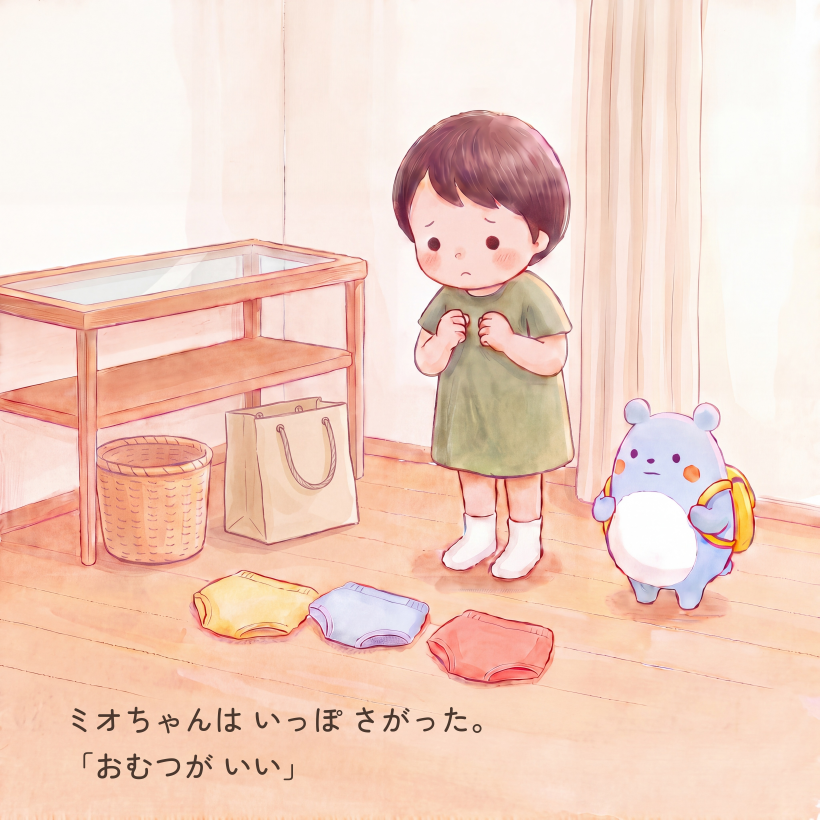
#> input picture docs/絵本KDP_2冊目_完成ページ/04_場面03_おむつがいい.jpg, 4096 x 4096 px, found by its file name (shown at 1/5 size)
$ python 'fix_06_かごと脚.py'
#> lines starting #> are read from the running program, lines starting #| are printed output that depends on the picture
#!/usr/bin/env python3
# -*- coding: utf-8 -*-
"""場面03の「棚の脚がかごの手前に描かれている」を画素で直す。

なぜ生成で直さないか（1冊目の原則）:
  かごの位置は生成でようやく合った。前後関係だけのために描き直すと、
  合った位置がまた転ぶ。前後関係は「脚を消して編み目で埋める」だけなので、
  画素で処理するほうが確実で速い。

やり方:
  かごは左右対称に近い。脚はかごの左寄り（左端から約27%）にあるので、
  その鏡像の位置（右寄り）は編み目だけのきれいな面である。
  鏡の位置から縦の帯をそのまま写して、脚を隠す。
  対称位置どうしなので、縁の高さも底の高さも自動的にそろう。

  python3 fix_06_かごと脚.py
"""
import pathlib
import numpy as np
from PIL import Image

ROOT = pathlib.Path(__file__).resolve().parents[2]
IMG  = ROOT/"docs"/"絵本KDP_2冊目_画像"/"04_場面03_おむつがいい.jpg"

# 画素を測って決めた値（原寸4096の座標）
BAND   = (380, 500)   # 脚とその輪郭を含む帯
AXIS   = 570          # かごの左右対称の軸
Y_FROM = 1980         # ここから下を探す
Y_TO   = 2900         # かごの底より少し下まで
FEATHER = 10          # 帯の左右をこの幅でなじませる
RIM_BITE = 16         # 縁より少し上からかごを被せる。
                      # 少ないと、脚の下端に細かいギザつきが残る

def basket_top(g, x):
    """その列で、かごの縁（濃い輪郭）が始まる y を返す。"""
    col = g[Y_FROM:Y_TO, x]
    for i in range(1, len(col)):
        if col[i-1] - col[i] > 25:        # 明るい床から濃い輪郭へ落ちる所
            return Y_FROM + i
    return Y_FROM

def main():
    im = Image.open(IMG).convert("RGB")
#> im is the input picture: PIL image 4096x4096 RGB; mean R, G, B 242, 210.6, 196.1
    a  = np.asarray(im).astype(np.float32)
    g  = a.mean(axis=2)
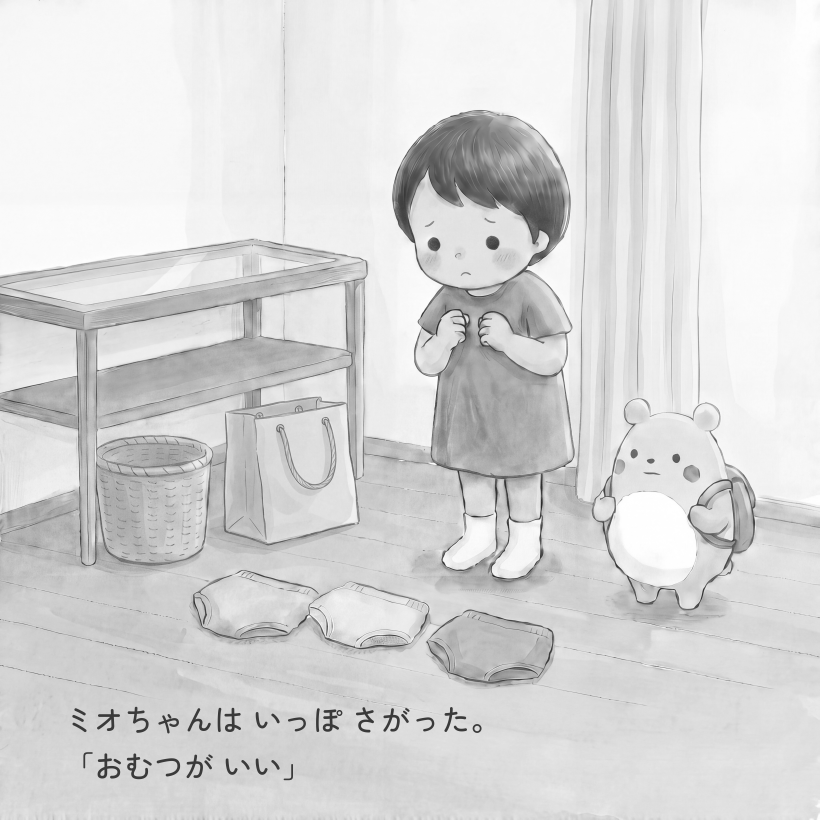
#> g: shape (4096, 4096) float32 (shown at 1/5 size); min 27.67, max 255, mean 216.2
    out = a.copy()

    for x in range(BAND[0], BAND[1] + 1):
        xs = AXIS * 2 - x                 # 鏡の位置
        top = basket_top(g, xs)
        # 帯の端はなじませる。真ん中は完全に置き換える
        d = min(x - BAND[0], BAND[1] - x)
        w = 1.0 if d >= FEATHER else d / FEATHER
        out[top:Y_TO, x] = (1 - w) * out[top:Y_TO, x] + w * a[top:Y_TO, xs]
#> this loop made 121 passes
#> top on passes 1 to 12: 2015, 2015, 2015, 2016, 2016, 2016, 2016, 2017, 2017, 2017, 2017, 2017

    Image.fromarray(np.clip(out, 0, 255).astype(np.uint8)).save(
        IMG, quality=95, dpi=(300, 300))
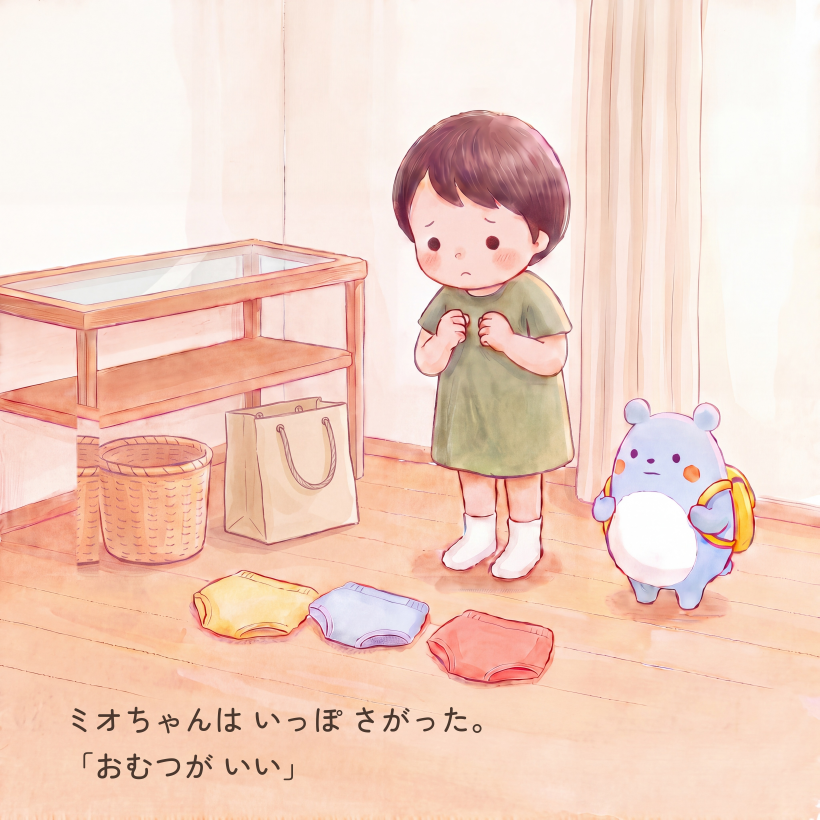
#> saved as 04_場面03_おむつがいい.jpg: PIL image 4096x4096 RGB (shown at 1/5 size); mean R, G, B 242, 210.6, 196.1
    print(f"脚を隠した: x{BAND[0]}〜{BAND[1]} を x{AXIS*2-BAND[1]}〜{AXIS*2-BAND[0]} の鏡像で置換")


# ------------------------------------------------------------------
# 第2工程: 消しすぎた脚を描き戻す
#
# 【やらかし】basket_top() は y=1980 から下へ探して最初の濃い線を
# 「かごの縁」とみなしていたが、そこには先に【下段の棚板の前縁】がある。
# 棚板を縁と誤って、棚板〜かごの縁のあいだの脚まで消してしまった。
# 教訓: 「最初に見つかった線」を目的の物と決めつけない。
#       間に何が挟まっているかを先に数えること。
#
# 脚は塗りつぶしの縦帯なので、上の健全な部分を下へ写せば戻せる。
# ------------------------------------------------------------------
LEG    = (380, 492)    # 脚の輪郭を含む左右。
                       # 【やらかし3】最初 (396,484) にしたら輪郭を欠いて
                       # 脚が細く薄く見えた。実測で左輪郭383-394・
                       # 右輪郭480-487。輪郭は必ず帯の内側に入れる
SRC_Y  = (1900, 2000)  # 健全に残っている脚の縦区間
GAP_TOP = 2020         # ここから下が消えている

def rim_top(g, x):
    """かごの縁（本物）を、棚板より下から探す。"""
    for y in range(2120, 2320):
        if g[y-1, x] - g[y, x] > 22:
            return y
    return 2200

def restore_leg():
    """消しすぎた脚を、上の脚を【上下に折り返して】写して描き戻す。

    ここに至るまでに3通り試して、最初の2つは失敗した。記録しておく。

      × 上の帯を下へ繰り返しコピー
          → 繰り返しの継ぎ目が横縞になって出た
      × 1行の断面を全行に引き伸ばす
          → 継ぎ目は消えたが、水彩の質感が失われて
            のっぺりした板になった。印刷に耐えない
      ○ 上の脚を y=GAP_TOP で折り返して写す
          → 折り返し点で画素が連続するので継ぎ目が原理的に出ない。
            水彩の滲みもそのまま持ってこられる

    下端は、列ごとに縁を探すとギザギザの櫛になるので、
    探した値を二次曲線で均してから使う。
    """
    im = Image.open(IMG).convert("RGB")
    a  = np.asarray(im).astype(np.float32)
    g  = a.mean(axis=2)
    out = a.copy()
    x0, x1 = LEG

    xs = np.arange(x0, x1 + 1)
    raw = np.array([rim_top(g, x) for x in xs], dtype=float)
#> raw = 113 values, max 2248 at index 112, min 2141 at index 0, mean 2180.1
    rim = np.polyval(np.polyfit(xs, raw, 2), xs)      # 櫛を均す
#> rim = 113 values, max 2191 at index 112, min 2176.3 at index 33, mean 2180.1

    for k, x in enumerate(xs):
        end = int(rim[k])
        d = min(x - x0, x1 - x)
        w = 1.0 if d >= 4 else d / 4
        for y in range(GAP_TOP, end):
            src = 2 * GAP_TOP - y                      # 折り返し
            if src < 1700:
                break
            out[y, x] = (1 - w) * out[y, x] + w * a[src, x]
#> this loop made 113 passes
#> end on passes 1 to 12: 2178, 2178, 2178, 2178, 2178, 2178, 2178, 2177, 2177, 2177, 2177, 2177

    Image.fromarray(np.clip(out, 0, 255).astype(np.uint8)).save(
        IMG, quality=95, dpi=(300, 300))
    print(f"脚を描き戻した（折り返し方式）: x{x0}〜{x1}, "
          f"y{GAP_TOP}〜{int(rim.min())}-{int(rim.max())}")
#| 脚を描き戻した（折り返し方式）: x380〜492, y2020〜2176-2190


def cleanup():
    """縁から下に残った塗りの残骸を、かごの編み目で消す（仕上げ）。

    折り返しで脚を描き戻したあと、その下に前の試行の細い筋が残っていた。
    縁から下はかごなので、工程1と同じ鏡像でもう一度きれいにする。
    ついでに折り返し点の細い横線をぼかす。
    """
    im = Image.open(IMG).convert("RGB")
    a  = np.asarray(im).astype(np.float32)
    g  = a.mean(axis=2)
    out = a.copy()
    x0, x1 = LEG
    xs = np.arange(x0, x1 + 1)
    raw = np.array([rim_top(g, x) for x in xs], dtype=float)
#> raw = 113 values, max 2248 at index 112, min 2141 at index 0, mean 2180.9
    rim = np.polyval(np.polyfit(xs, raw, 2), xs)
#> rim = 113 values from 2173.4 to 2191.7

    for k, x in enumerate(xs):
        top = int(rim[k]) - RIM_BITE           # 縁の線から下はかご
        xsrc = AXIS * 2 - x
        d = min(x - x0, x1 - x)
        w = 1.0 if d >= FEATHER else d / FEATHER
        out[top:Y_TO, x] = (1 - w) * out[top:Y_TO, x] + w * a[top:Y_TO, xsrc]
#> this loop made 113 passes
#> top on passes 1 to 12: 2157, 2157, 2157, 2157, 2157, 2157, 2157, 2157, 2158, 2158, 2158, 2158

    # 折り返し点の横線をならす
    band = out[GAP_TOP-4:GAP_TOP+5, x0:x1+1]
    out[GAP_TOP-4:GAP_TOP+5, x0:x1+1] = (
        band * 0.4 + np.roll(band, 1, axis=0) * 0.3 + np.roll(band, -1, axis=0) * 0.3)

    Image.fromarray(np.clip(out, 0, 255).astype(np.uint8)).save(
        IMG, quality=95, dpi=(300, 300))
    print("縁から下を編み目で塗り直し、折り返し点をならした")


if __name__ == "__main__":
    main()
    restore_leg()
    cleanup()
